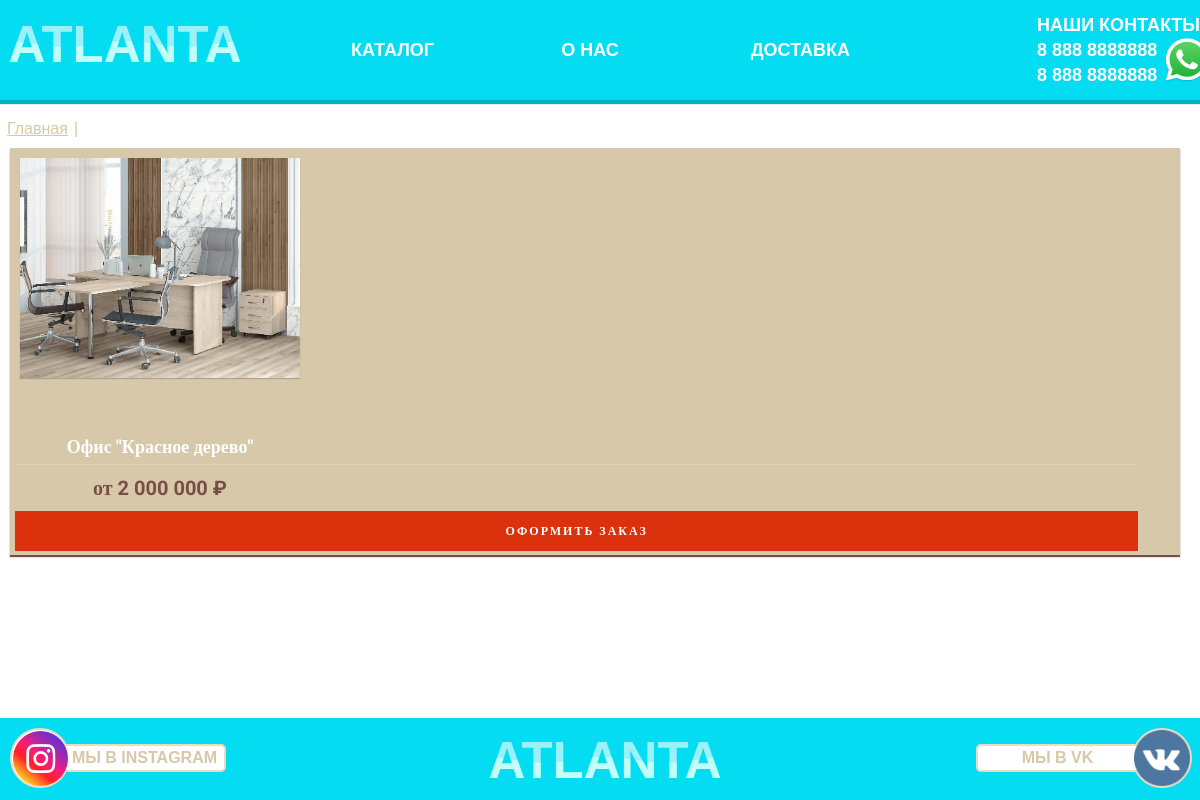
Page /category/ofisnaya-mebel/ketti/ on the earlier database version.
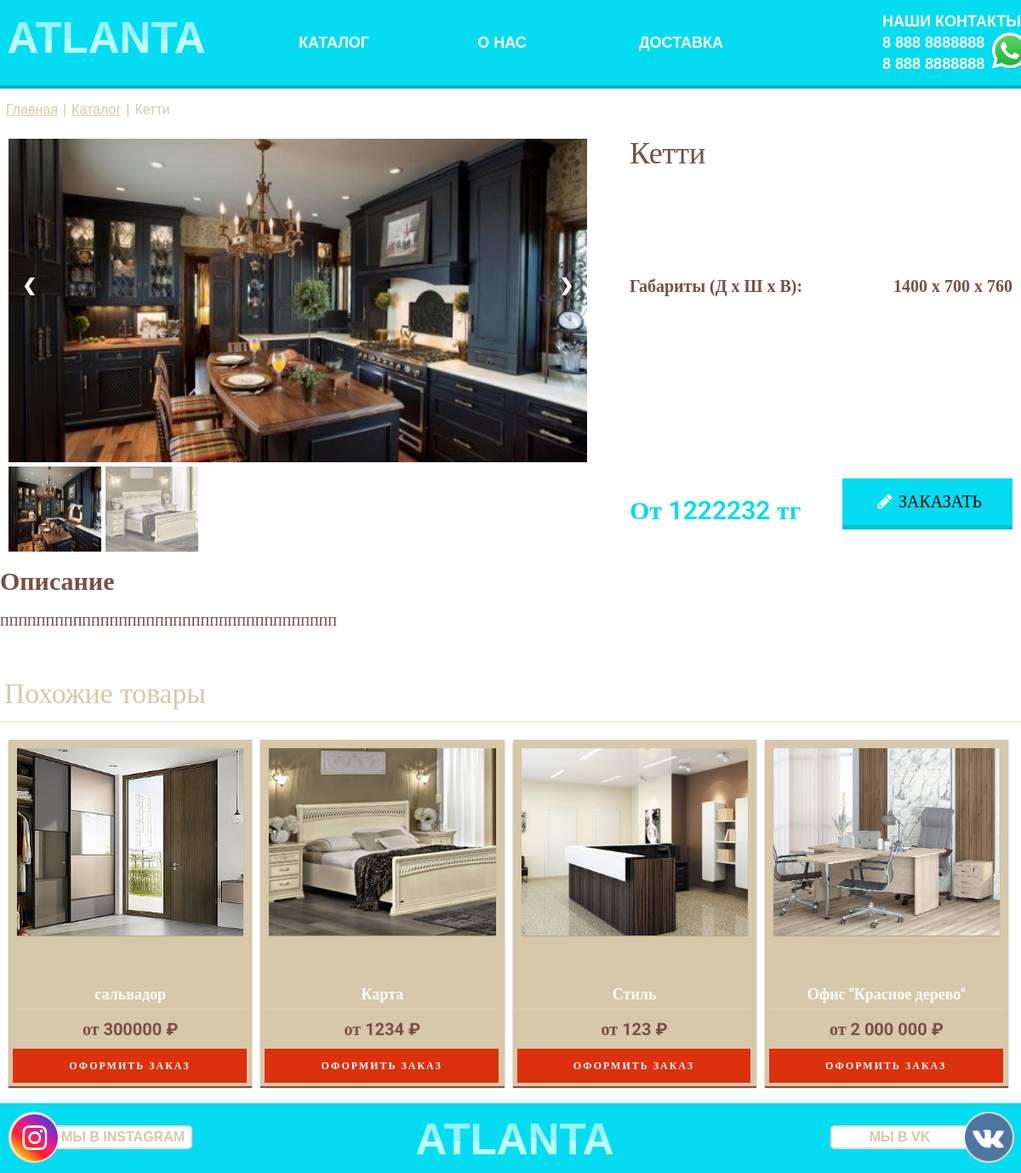
Same page on the later database version.
### order/models.py (models this page shows, shortened)
class OrderNew(models.Model):
    order_main_img = models.ImageField(upload_to='car_img_order/%Y/%m/%d/', verbose_name='Главная картинка')
    order_main_img_mini = models.ImageField(upload_to='car_img_order/%Y/%m/%d/', verbose_name='Картинка брэнда',
                                            null=True, blank=True)
    slug = models.SlugField(max_length=200, unique=True, db_index=True, verbose_name='URL')
    order_main_title = models.CharField(max_length=250, verbose_name='Название товара')
    order_dop_title1 = models.CharField(max_length=400, verbose_name='Доп-характеристика№1', blank=True)
    order_dop_title2 = models.CharField(max_length=400, verbose_name='Значение доп-характеристики№1', blank=True)
    order_dop_title3 = models.CharField(max_length=400, verbose_name='Доп-характеристика2', blank=True)
    order_dop_title4 = models.CharField(max_length=400, verbose_name='Значение доп-характеристики№2', blank=True)
    order_dop_title5 = models.CharField(max_length=400, verbose_name='Доп-характеристика3', blank=True)
    order_dop_title6 = models.CharField(max_length=400, verbose_name='Значение доп-характеристики№3', blank=True)
    order_img_2 = models.ImageField(upload_to='car_img_order/%Y/%m/%d/', verbose_name='Вторая картинка',
                                    null=True, blank=True)
    order_img_3 = models.ImageField(upload_to='car_img_order/%Y/%m/%d/', verbose_name='Третья картинка',
                                    null=True, blank=True)
    order_img_4 = models.ImageField(upload_to='car_img_order/%Y/%m/%d/', verbose_name='Четвёртая картинка',
                                    null=True, blank=True)
    order_img_5 = models.ImageField(upload_to='car_img_order/%Y/%m/%d/', verbose_name='Пятая картинка',
                                    null=True, blank=True)
    order_img_6 = models.ImageField(upload_to='car_img_order/%Y/%m/%d/', verbose_name='Шестая картинка',
                                    null=True, blank=True
                                    )
    cat = models.ForeignKey('NewCategoryOrder', on_delete=models.PROTECT, verbose_name='Категория')
    order_price = models.CharField(max_length=50, verbose_name='Цена товара')
    order_text = models.TextField(verbose_name='Описание')
    order_maim_date_add = models.DateTimeField(auto_now_add=True, verbose_name='Время создания')
    order_maim_date = models.DateTimeField(auto_now=True, verbose_name='Время изменения')
    order_is_published = models.BooleanField(default=True, verbose_name='Статус Опубликован/Не опубликован')
    def get_absolute_url(self):
        return reverse('category', kwargs={'post_slug': self.slug, 'cat_slug': self.cat.slug})
    class Meta:
        verbose_name = "карточку товара"
        verbose_name_plural = "карточки товара"
        ordering = ['-order_maim_date_add']

### WWT/views.py (the view)
# urls.py: path('category/<slug:cat_slug>/<slug:post_slug>/', ShowPost.as_view(), name='category'),
class ShowPost(ListView):
    model = OrderNew
    template_name = 'WWT/order.html'
    context_object_name = 'posts'
    slug_url_kwarg = 'post_slug'
    def get_context_data(self, *, object_list=None, **kwargs):
        context = super().get_context_data(**kwargs)
        context['form_product'] = form_product
        return context
    def get_queryset(self):
        return OrderNew.objects.filter(cat__slug=self.kwargs['cat_slug'],
                                       order_is_published=True).select_related(
            'cat')

### templates/WWT/order.html (shortened to what this page needs)
{% extends 'base.html' %}
{% block content %}
{% load static %}
{% load blog_tags %}
<div class="container">
    <div class="container_flex">
        <div class="url">
            <a class="url_after" href="{% url 'home_page' %}">Главная</a>
            <div class="url_after">|</div>
            {% for post in posts %}
            {% if post.get_absolute_url == request.path %}
            <a class="url_after" href="/catalog/"> Каталог</a>
            <div class="url_after">|</div>
            <div class="url_after"> {{ post.order_main_title|title }}</div>
            {% endif %}
            {% endfor %}
        </div>
        {% for post in posts %}
        {% if post.get_absolute_url == request.path %}
        <div class="container_flex_1">
            <div class="cont_slid">
                <div class="container4">
                    <div class="mySlides">
                        <div class="numbertext"></div>
                        <a data-fancybox="gallery" href="{{post.order_main_img.url}}">
                            <img src="{{post.order_main_img.url}}" style="width:100%">
                        </a>
                    </div>
                    <a class="prev" onclick="plusSlides(-1)">&#10094;</a>
                    <a class="next" onclick="plusSlides(1)">&#10095;</a>
                    <div class="row">
                        <div class="flex flex-wrap gap-5 justify-center max-w-5xl mx-auto px-6">
                            <div class="column1">
                                <img class="demo cursor" src="{{post.order_main_img.url}}"
                                     style="width:100%" onclick="currentSlide(1)" alt="The Woods">
                            </div>
                            {% if post.order_img_2 %}
                            <div class="column">
                                <img class="demo cursor" src="{{post.order_img_2.url}}"
                                     style="width:100%" onclick="currentSlide(2)" alt="Cinque Terre">
                            </div>
                            {% endif %}
                        </div>
                    </div>
                </div>
            </div>
            <div class="order_right">
                <div class="ord_after">
                    <div class="orf_tit">
                        {{ post.order_main_title }}
                    </div>
                </div>
                <div class="ord_after1">
                    <div class="har_title">
                        {% if post.order_dop_title1 and post.order_dop_title2 %}
                        <div class="har">
                            <div class="har_flex">{{post.order_dop_title1}}</div>
                            <div class="har_flex">{{post.order_dop_title2}}</div>
                        </div>
                        {% else %}
                        <div class="har_null"></div>
                        {% endif %}
                        <div class="har_price">От {{post.order_price}} тг</div>
                        <div class="har_but">{% include 'WWT/form2.html' %}</div>
                    </div>
                </div>
            </div>
        </div>
        <div class="ord_text">
            <p id="t-ord">Описание</p>
            <p>{{ post.order_text }}</p>
        </div>
        {% endif %}
        {% endfor %}
        {% if posts|length == 1 %}
        {% else %}
        <div class="more_product">Похожие товары</div>
        <div class="form_hr"></div>
        {% endif %}
        {% if posts|length == 1 %}
        <div class="products__items_after">
        {% else %}
        <div class="products__items">
            {% endif %}
            {% for post2 in posts %}
            {% if post2.get_absolute_url != request.path %}
            {% if post2.get_absolute_url == request.path %}
            {% else %}
            <div class="products__item">
                <a href="{{ post2.get_absolute_url }}" class="product_item_a">
                    <div class="products__image">
                        <img src="{{ post2.order_main_img.url }}" alt="">
                    </div>
                    <div class="products__name">{{ post2.order_main_title }}</div>
                    <hr class="hr_price">
                    <div class="price_order">от {{ post2.order_price }} ₽</div>
                    <div class="products__button">ОФОРМИТЬ ЗАКАЗ</div>
                </a>
            </div>
            {% endif %}
            {% endif %}
            {% endfor %}
        </div>
    </div>
</div>
{% endblock %}

### templates/base.html (shortened to what this page needs)
<!DOCTYPE html>
{% load static %}
<html lang="en">
<head>
    <link rel="stylesheet" href="{% static 'css/style2.css' %}">
    <link rel="stylesheet" href="{% static 'css/jquery.fancybox.min.css' %}">
    <link rel="stylesheet" href="https://cdn.jsdelivr.net/npm/@fancyapps/ui/dist/fancybox.css"/>
</head>
<body>
<div class="wrapper_body">
    <div class="content_body">
        <div class="header">
            <div class="container">
                <div class="header_title">
                    <div class="logo_flex">
                        <a href="{% url 'home_page' %}">
                            <svg class="svga" viewbox="0 0 100 20">
                                <text text-anchor="middle" x="50" y="15" font-size="17" fill="url(#wave)"
                                      fill-opacity="1">
                                    ATLANTA
                                </text>
                                <text text-anchor="middle" x="50" y="15" font-size="17" fill="white"
                                      fill-opacity="0.6">ATLANTA
                                </text>
                            </svg>
                        </a>
                    </div>
                    <div class="catalog_flex">
                        <a href="{% url 'catalog' %}">КАТАЛОГ</a>
                    </div>
                    <div class="about_flex">
                        <a href="{% url 'about_me' %}">О НАС</a>
                    </div>
                    <div class="delivery"><a href="{% url 'delivery' %}">ДОСТАВКА</a>
                    </div>
                    <div class="contacts_flex">
                        <a href="tel:+79179552659" class="header__link4">НАШИ КОНТАКТЫ <br> 8 888 8888888 <br> 8 888
                            8888888 <img
                                    src="{% static  'images/WhatsApp_icon.png' %}" alt=""> </a>
                    </div>
                </div>
            </div>
        </div>
        {% block content %}
        {% endblock %}
    </div>
    <footer>
        <div class="container">
            <div class="wrap_footer">
                <a class="we_inst" href="https://instagram.com/atlanta_mebel_kz?igshid=YmMyMTA2M2Y=">
                    <div class="we_whatsapp">
                        <div class="we_whatsapp_wrap">
                            <div class="we_whatsapp_title">
                                МЫ В INSTAGRAM
                            </div>
                            <img class="we_whatsapp_logo" src="{% static  'images/Instagram-Icon.png' %}" alt="">
                        </div>
                    </div>
                </a>
                <div class="logo_footer">
                    <a href="">
                        <svg class="svga" viewbox="0 0 100 20">
                            <text text-anchor="middle" x="50" y="15" font-size="17" fill="url(#wave)" fill-opacity="1">
                                ATLANTA
                            </text>
                            <text text-anchor="middle" x="50" y="15" font-size="17" fill="white"
                                  fill-opacity="0.6">ATLANTA
                            </text>
                        </svg>
                    </a>
                </div>
                <a class="we_inst" href="https://vk.com/id605181780">
                    <div class="we_instagramm">
                        <div class="we_instagramm_wrap">
                            <div class="we_instagramm_title">
                                МЫ В VK
                            </div>
                            <img class="we_instagramm_logo" src="{% static  'images/vk.png' %}" alt="">
                </a>
            </div>
        </div>
</div>
</body>
</html>

### templates/WWT/form2.html (shortened to what this page needs)
<button class="compose"><i class="fa fa-pencil">
    <div class="after_order">ЗАКАЗАТЬ</div>
</i></button>
<link rel="stylesheet" href="https://maxcdn.bootstrapcdn.com/font-awesome/4.7.0/css/font-awesome.min.css">

Differences in the rows shown:
added OrderNew: order_main_title "Кетти", order_main_img (picture), order_img_2 (picture), order_dop_title1 "Габариты (Д х Ш х В):", order_dop_title2 "1400 х 700 х 760", order_price "1222232", order_text "ппппппппппппппппппппппппппппппппппппп"
added OrderNew: order_main_img (picture), order_main_title "сальвадор", order_price "300000"
added OrderNew: order_main_img (picture), order_main_title "Карта", order_price "1234"
added OrderNew: order_main_img (picture), order_main_title "Стиль", order_price "123"
Other differences:
text now shown: "Похожие товары"
